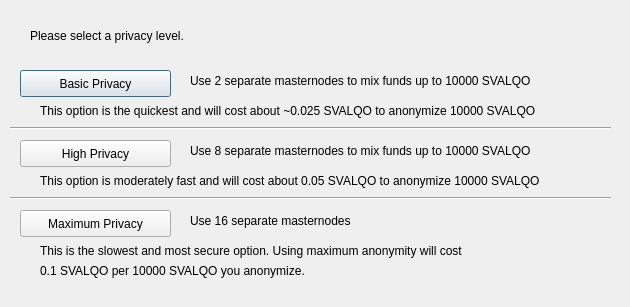
<?xml version="1.0" encoding="UTF-8"?>
<ui version="4.0">
 <class>DarksendConfig</class>
 <widget class="QDialog" name="DarksendConfig">
  <property name="geometry">
   <rect>
    <x>0</x>
    <y>0</y>
    <width>630</width>
    <height>307</height>
   </rect>
  </property>
  <property name="windowTitle">
   <string>Configure Darksend</string>
  </property>
  <widget class="QPushButton" name="buttonBasic">
   <property name="geometry">
    <rect>
     <x>20</x>
     <y>70</y>
     <width>151</width>
     <height>27</height>
    </rect>
   </property>
   <property name="text">
    <string>Basic Privacy</string>
   </property>
  </widget>
  <widget class="QPushButton" name="buttonHigh">
   <property name="geometry">
    <rect>
     <x>20</x>
     <y>140</y>
     <width>151</width>
     <height>27</height>
    </rect>
   </property>
   <property name="text">
    <string>High Privacy</string>
   </property>
  </widget>
  <widget class="QPushButton" name="buttonMax">
   <property name="geometry">
    <rect>
     <x>20</x>
     <y>210</y>
     <width>151</width>
     <height>27</height>
    </rect>
   </property>
   <property name="text">
    <string>Maximum Privacy</string>
   </property>
  </widget>
  <widget class="QLabel" name="label">
   <property name="geometry">
    <rect>
     <x>30</x>
     <y>20</y>
     <width>571</width>
     <height>31</height>
    </rect>
   </property>
   <property name="text">
    <string>Please select a privacy level.</string>
   </property>
  </widget>
  <widget class="QLabel" name="label_2">
   <property name="geometry">
    <rect>
     <x>190</x>
     <y>70</y>
     <width>421</width>
     <height>21</height>
    </rect>
   </property>
   <property name="text">
    <string>Use 2 separate masternodes to mix funds up to 10000 SVALQO</string>
   </property>
  </widget>
  <widget class="QLabel" name="label_3">
   <property name="geometry">
    <rect>
     <x>190</x>
     <y>140</y>
     <width>411</width>
     <height>21</height>
    </rect>
   </property>
   <property name="text">
    <string>Use 8 separate masternodes to mix funds up to 10000 SVALQO</string>
   </property>
  </widget>
  <widget class="QLabel" name="label_4">
   <property name="geometry">
    <rect>
     <x>190</x>
     <y>210</y>
     <width>421</width>
     <height>21</height>
    </rect>
   </property>
   <property name="text">
    <string>Use 16 separate masternodes</string>
   </property>
  </widget>
  <widget class="QLabel" name="label_6">
   <property name="geometry">
    <rect>
     <x>40</x>
     <y>100</y>
     <width>561</width>
     <height>21</height>
    </rect>
   </property>
   <property name="text">
    <string>This option is the quickest and will cost about ~0.025 SVALQO to anonymize 10000 SVALQO</string>
   </property>
  </widget>
  <widget class="QLabel" name="label_7">
   <property name="geometry">
    <rect>
     <x>40</x>
     <y>170</y>
     <width>561</width>
     <height>21</height>
    </rect>
   </property>
   <property name="text">
    <string>This option is moderately fast and will cost about 0.05 SVALQO to anonymize 10000 SVALQO</string>
   </property>
  </widget>
  <widget class="QLabel" name="label_8">
   <property name="geometry">
    <rect>
     <x>40</x>
     <y>240</y>
     <width>561</width>
     <height>21</height>
    </rect>
   </property>
   <property name="text">
    <string>This is the slowest and most secure option. Using maximum anonymity will cost</string>
   </property>
  </widget>
  <widget class="QLabel" name="label_9">
   <property name="geometry">
    <rect>
     <x>40</x>
     <y>260</y>
     <width>561</width>
     <height>21</height>
    </rect>
   </property>
   <property name="text">
    <string>0.1 SVALQO per 10000 SVALQO you anonymize.</string>
   </property>
  </widget>
  <widget class="Line" name="line">
   <property name="geometry">
    <rect>
     <x>10</x>
     <y>120</y>
     <width>601</width>
     <height>16</height>
    </rect>
   </property>
   <property name="orientation">
    <enum>Qt::Horizontal</enum>
   </property>
  </widget>
  <widget class="Line" name="line_2">
   <property name="geometry">
    <rect>
     <x>10</x>
     <y>190</y>
     <width>601</width>
     <height>16</height>
    </rect>
   </property>
   <property name="orientation">
    <enum>Qt::Horizontal</enum>
   </property>
  </widget>
 </widget>
 <resources/>
 <connections/>
</ui>
